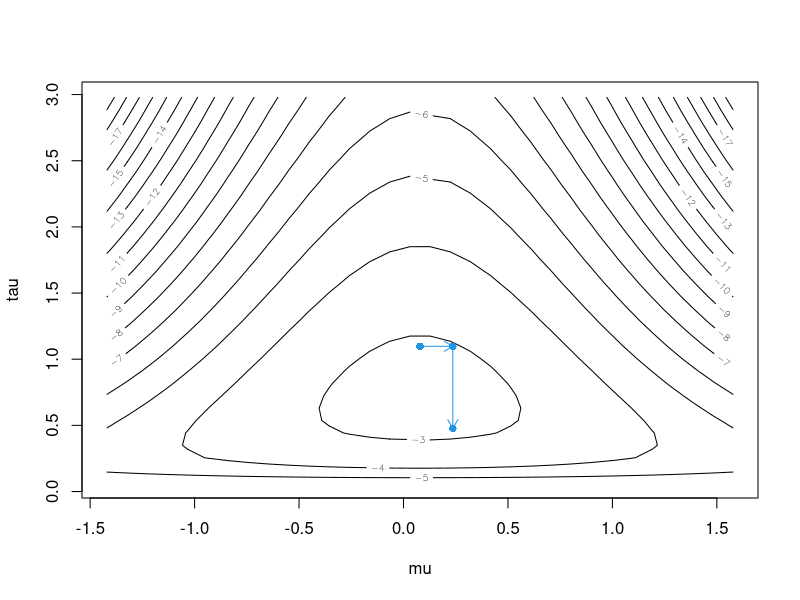
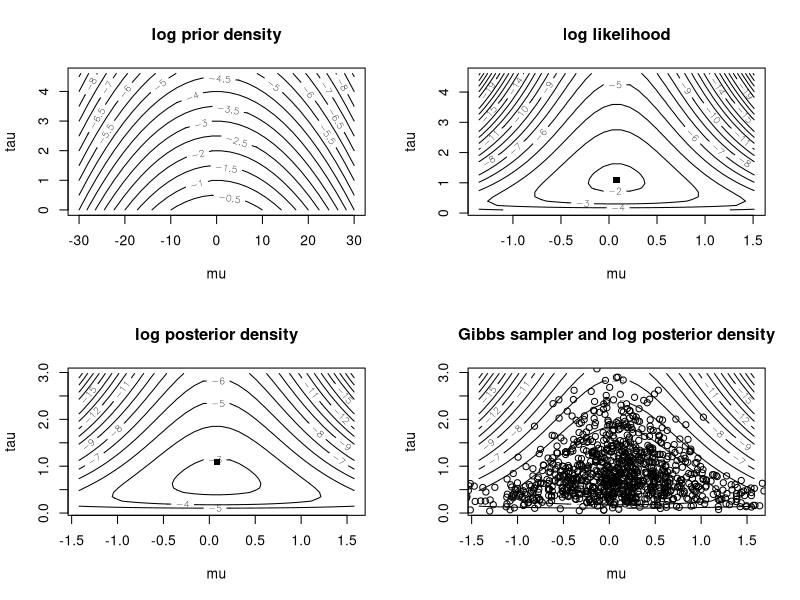
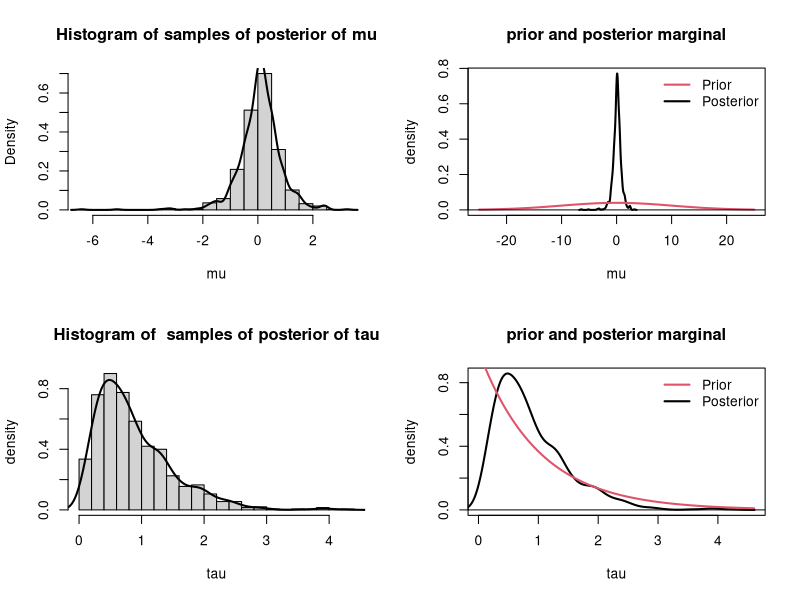
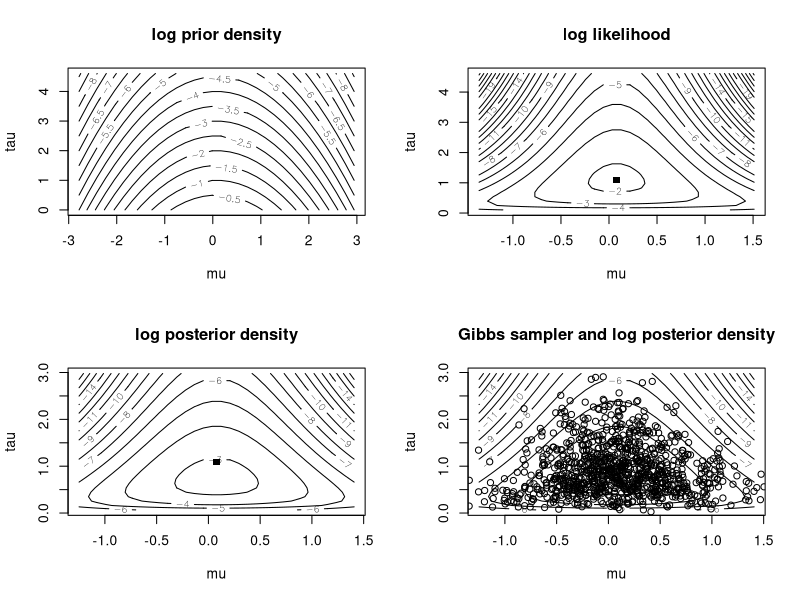
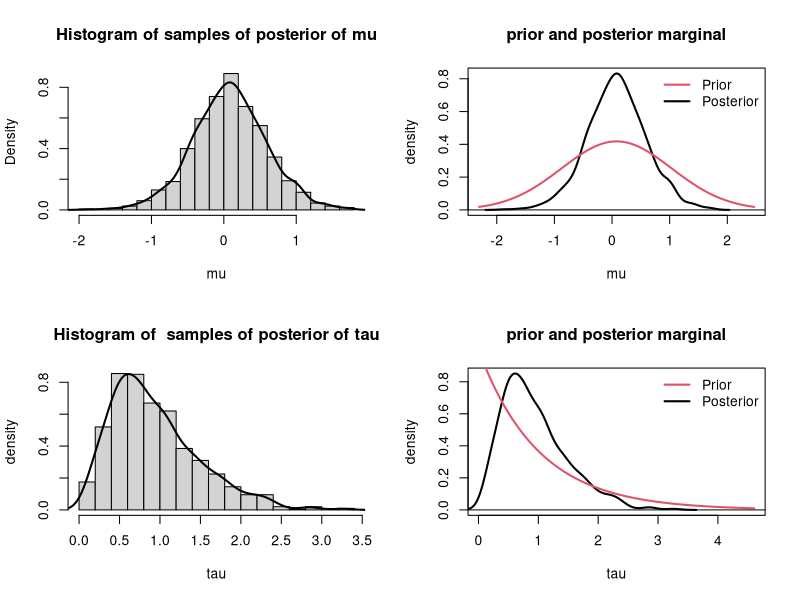
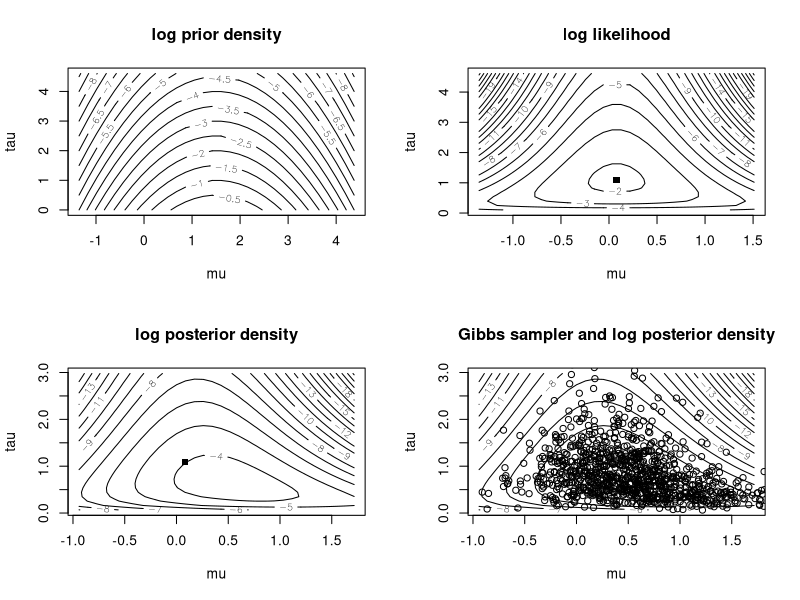
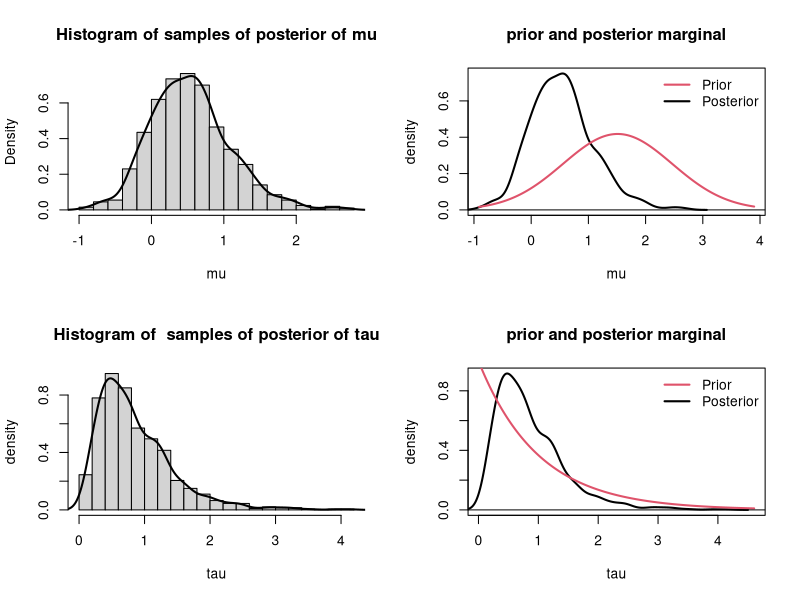
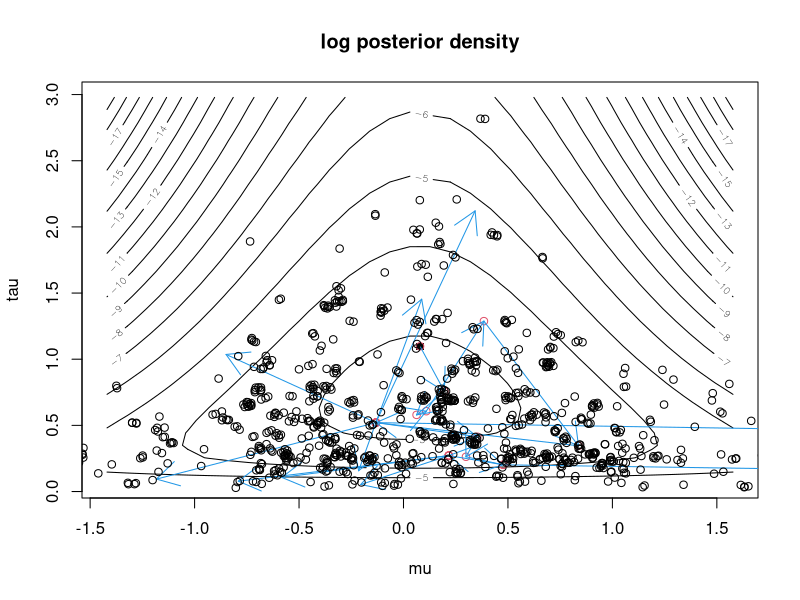

Generate these figures, in order, with R:
###########################################################
## Simulation from the posterior using the Gibbs sampler ##
###########################################################

# Observations normal(mu,1/tau).
# Prior for mu = normal(xi,1/k), 
# prior for tau (so-called precision) = Gamma(gam,lam), independent.

set.seed(1)
n=4
x <- rnorm(n) #generating data
xb <- mean(x)
xs <- var(x)*(n-1)/n  

log.lik.contour <- function(n,xb,xs){
  ## Plots the log likelihood for mu and tau of normal observations
  ## Arguments: xb,xs = MLEs for mean and variance, n=sample size
  
  # First, determine appropriate plotting range for mu and tau
  mu <- seq(xb-3*sqrt(xs/n),xb+3*sqrt(xs/n),length=32)
  tau <- seq(qgamma(0.001,shape=n/2+1,rate=n*xs/2),
             qgamma(0.99,shape=n/2+1,rate=n*xs/2),length=32)
  
  # Compute and plot log likelihood
  z <- 0.5*n*outer(rep(1,32),log(tau))-0.5*n*outer(xs+(mu-xb)^2,tau,FUN="*")
  contour(mu,tau,z,nlevels=20,xlab="mu",ylab="tau")
}

post.contour <- function(xi,ka,gam,lam,n,xb,xs){
  ## Plots contours of the posterior (n=0 gives the prior)
  
  # First, determine appropriate plotting range for mu and tau
  taup <- gam/lam #gam/lam is the prior mean of tau
  mup <- n*taup/(n*taup+ka)*xb+ka/(n*taup+ka)*xi # posterior mean of mu if tau=taup
  mu <- seq(mup-3*sqrt(1/(n*taup+ka)),mup+3*sqrt(1/(n*taup+ka)),length=32)
  lam_p <- lam+0.5*n*xs 
  gam_p <- gam+0.5*n
  #if mu=xb, posterior for tau is Gamma(lam_p,gam_p)
  tau <- seq(qgamma(0.001,shape=gam_p,rate=lam_p),
             qgamma(0.99,shape=gam_p,rate=lam_p),length=32)
  
  #Compute and plot log posterior (modulo a constant) on the lattice of values for mu and tau 
  z <- (gam_p-1)*outer(rep(1,32),log(tau))-0.5*ka*outer((mu-xi)^2,rep(1,32))+
    -outer(lam_p+0.5*n*(mu-xb)^2,tau,FUN="*")
  contour(mu,tau,z,nlevels=20,xlab="mu",ylab="tau")
}

f.gibbs <- function(xi,ka,gam,lam,n,xb,xs,nrep=1000){
  ## Implements the Gibbs-sampler for the posterior in a normal
  ## model with normal-inverse Gamma prior
  
  mu <- rep(xb,nrep)
  tau <- rep(1/xs,nrep)
  for (k in (2:nrep)){
    mu_k <- n*tau[k-1]/(n*tau[k-1]+ka)*xb+ka/(n*tau[k-1]+ka)*xi
    mu[k] <- rnorm(n=1,mean=mu_k,sd=sqrt(1/(n*tau[k-1]+ka)))
    lam_k <- lam+0.5*n*xs+0.5*n*(mu[k]-xb)^2
    tau[k] <- rgamma(1,shape=(gam+0.5*n),rate=lam_k)
  }
  list(mu=mu,tau=tau)
}



#Choose non informative prior for hyperparameters
xi <- 0
ka <- 1/100
gam <- 1
lam <- 1

#Beginning of the Gibbs-Sampler
gibbs <- f.gibbs(xi,ka,gam,lam,n,xb,xs,nrep=50)
post.contour(xi,ka,gam,lam,n,xb,xs)
points(gibbs$mu[1],gibbs$tau[1],col=4,pch=16)
i <- 0
i <- i+1
points(gibbs$mu[i+1],gibbs$tau[i],col=4,pch=16)
arrows(gibbs$mu[i],gibbs$tau[i],gibbs$mu[i+1],gibbs$tau[i],length=0.1,col=4)
points(gibbs$mu[i+1],gibbs$tau[i+1],col=4,pch=16)
arrows(gibbs$mu[i+1],gibbs$tau[i],gibbs$mu[i+1],gibbs$tau[i+1],length=0.1,col=4) 

plot_gibbs_output=function(xi,ka,gam,n,xb,xs){
  ## Plots prior density, likelihood und posterior density 
  ## together with samples from the Gibbs samples.
  ## Also plots marginal posteriors and priors.
  
  par (mfrow=c(2,2))
  post.contour(xi,ka,gam,lam,0,xb,xs)
  title(main="log prior density")
  log.lik.contour(n,xb,xs)
  title(main="log likelihood")
  points(xb,1/xs,pch=15)
  post.contour(xi,ka,gam,lam,n,xb,xs)
  points(xb,1/xs,pch=15)
  title(main="log posterior density")
  #adding output from the Gibbs sampler
  gibbs <- f.gibbs(xi,ka,gam,lam,n,xb,xs,nrep=1000)
  post.contour(xi,ka,gam,lam,n,xb,xs)
  title(main="Gibbs sampler and log posterior density")
  points(gibbs$mu,gibbs$tau)
  
  readline(prompt="Press [enter] to continue")
  
  #marginal posterior for mu
  par (mfrow=c(2,2))
  hist(gibbs$mu,breaks=20, freq=F,xlab="mu", main=
         "Histogram of samples of posterior of mu")
  d <- density(gibbs$mu)
  lines(d$x,d$y,lwd=2)
  from <- min(min(gibbs$mu),xi-2.5*sqrt(1/ka))
  to <- max(max(gibbs$mu),xi+2.5*sqrt(1/ka))
  x <- seq(from,to,length=500)
  plot(d$x,d$y,type="l",xlim=c(from,to),xlab="mu",ylab="density",
       main="prior and posterior marginal",lwd=2)
  lines(x,dnorm(x,xi,1/sqrt(ka)),col=2,lwd=2)
  legend("topright",legend=c("Prior","Posterior"),col=c(2,1),lty=1,bty="n",lwd=2)
  abline(h=0)
  #marginal posterior for tau
  hist(gibbs$tau,breaks=20,freq=F,xlab="tau", ylab="density",main=
         "Histogram of  samples of posterior of tau")
  d <- density(gibbs$tau)
  lines(d$x,d$y,lwd=2)
  from <- min(min(gibbs$tau),qgamma(0.01,shape=gam,rate=lam))
  to <- max(max(gibbs$tau),qgamma(0.99,shape=gam,rate=lam))
  x <- seq(from,to,length=500)
  y <- dgamma(x,shape=gam,rate=lam)
  plot(d$x,d$y,xlim=c(from,to),type="l",xlab="tau",ylab="density",
       main="prior and posterior marginal",lwd=2)
  lines(x,y,col=2,lwd=2)
  legend("topright",legend=c("Prior","Posterior"),col=c(2,1),lty=1,bty="n",lwd=2)
  abline(h=0)
}

#1. non informative prior
plot_gibbs_output(xi=0,ka=1/100,gam,n,xb,xs)
#2. informative prior for mu, in agreement with data
plot_gibbs_output(xi=xb,ka=1/xs,gam,n,xb,xs)
#3. informative prior for mu, conflicting the data
plot_gibbs_output(xi=xb+3*sqrt(xs/n),ka=1/xs,gam,n,xb,xs)


#Bayesian prediction: Effect of incorporating uncertainty about parameters
##Prediction interval for known paramters
upper_bound <- xb+qnorm(0.975)*sqrt(xs)
lower_bound <- xb+qnorm(0.025)*sqrt(xs)
# P(lower_bound <= new observation <=upper_bound)=0.95, if true parameter = MLE
pnorm(upper_bound,mean=xb,sd=sqrt(xs))-pnorm(lower_bound,mean=xb,sd=sqrt(xs))

ps=pnorm(upper_bound,mean=gibbs$mu,sd=1/sqrt(gibbs$tau))-pnorm(lower_bound,mean=gibbs$mu,sd=1/sqrt(gibbs$tau))
mean(ps)# P(lower_bound <= new observation <=upper_bound | data)


#######################################################
## Simulation from the posterior using RW Metropolis ##
#######################################################

# Generic function for Metropolis algorithm with random walk proposal
f.metrop <- function(x0,prop_sdv,nrep,r.target, ...){
  ## Purpose: Metropolis algorithm with Gaussian random walk proposals
  ## -------------------------------------------------------------------------
  ## Arguments: x0 = (vector of) starting values, prop_sdv = vector of
  ##            standard deviations for the random walk, nrep=number of
  ##            replicates, r.target = ratio of target densities
  
  d <- length(x0)
  x <- matrix(rnorm(d*nrep),nrow=nrep,ncol=d)
  x <- x%*%diag(prop_sdv,nrow=d)##Gaussian samples with diagonal covariance matrix for proposals
  x[1,] <- x0
  y <- matrix(0,nrow=nrep-1,ncol=d)
  nrej <- 0
  for (i in (2:nrep)) {
    y[i-1,] <- x[i-1,]+x[i,]##proposed value
    if (runif(1) <= r.target(y[i-1,],x[i-1,],...)) {
      x[i,] <- y[i-1,]##accept proposed value
    }else{
      x[i,] <- x[i-1,]##stay at current value
      nrej <- nrej+1
    }
  }
  list(sample=x,acc=1-nrej/nrep,prop=y)
}

ratio.post <- function(x1,x2,xi,ka,gam,lam,n,xb,xs){
  ## Purpose: Computing ratio of posteriori densities at x1 (proposed value) and x2 (last value)
  ##          for an i.i.d. normal model
  ## ----------------------------------------------------------------------
  ## Arguments: x=(mu,log(tau)) = Parameters of the normal distribution
  ##            xi,ka,gam,lam = Parameters of the prior
  ##            n=number of data, xb=sample mean, xs=sample variance
  
  ratio <- (n/2+gam-1)*(x1[2]-x2[2])-0.5*ka*((x1[1]-xi)^2-(x2[1]-xi)^2) -
    (lam+0.5*n*(xs+(x1[1]-xb)^2))*exp(x1[2]) +
    (lam+0.5*n*(xs+(x2[1]-xb)^2))*exp(x2[2])
    
  exp(ratio)
}


par(mfrow=c(1,1))
post.contour(xi,ka,gam,lam,n,xb,xs)
points(xb,1/xs,pch=15)
title(main="log posterior density")
# Do a few iterations (with log prop_sdv for sigma) to explain the idea
prop_sdv=c(0.75,1.5)##Proposal standard deviations
# prop_sdv=0.1*c(0.75,1.5)
metrop <- f.metrop(x0=c(xb,-log(xs)),prop_sdv=prop_sdv,nrep=21,
                   r.target=ratio.post,xi,ka,gam,lam,n,xb,xs)
sample <- metrop$sample
sample[,2] <- exp(sample[,2])
prop <- metrop$prop
prop[,2] <- exp(prop[,2])
points(sample[,1],sample[,2],col=2)
arrows(sample[-21,1],sample[-21,2],prop[,1],prop[,2],col=4)

N=1000##number of samples
#Result of many iterations 
metrop <- f.metrop(x0=c(xb,-log(xs)),prop_sdv=prop_sdv,nrep=N,
                   r.target=ratio.post,xi,ka,gam,lam,n,xb,xs)
metrop$acc  # acceptance rate
param <- metrop$sample
points(param[,1]+0.04*(runif(N)-0.5),
       exp(param[,2])+0.04*(runif(N)-0.5),cex=1)# Making overlapping points visible
par(mfrow=c(2,1))
plot(param[1:500,1],type="l")
plot(param[1:500,2],type="l")
#Autocorrelations 
acf(param[,1])
acf(param[,2])

#marginal posterior for mu
par (mfrow=c(2,2))
hist(param[,1],breaks=20, freq=F,xlab="mu", main=
       "Posterior of mu")
d <- density(param[,1])
lines(d$x,d$y)
from <- min(min(param[,1]),xi-2.5*sqrt(1/ka))
to <- max(max(gibbs$mu),xi+2.5*sqrt(1/ka))
x <- seq(from,to,length=500)
plot(d$x,d$y,type="l",xlim=c(from,to),xlab="mu",ylab="density",
     main="Prior and posterior of mu")
lines(x,dnorm(x,xi,1/sqrt(ka)),col=2)
abline(h=0)
#marginal posterior for tau
hist(exp(param[,2]),breaks=20,freq=F,xlab="tau", ylab="density",main=
       "Posterior of tau")
d <- density(exp(param[,2]))
lines(d$x,d$y)
from <- min(min(exp(param[,2])),qgamma(0.01,shape=gam,rate=lam))
to <- max(max(exp(param[,2])),qgamma(0.99,shape=gam,rate=lam))
x <- seq(from,to,length=500)
y <- dgamma(x,shape=gam,rate=lam)
plot(d$x,d$y,xlim=c(from,to),type="l",xlab="tau",ylab="density",
     main="Prior and posterior of tau")
lines(x,y,col=2)
abline(h=0)

